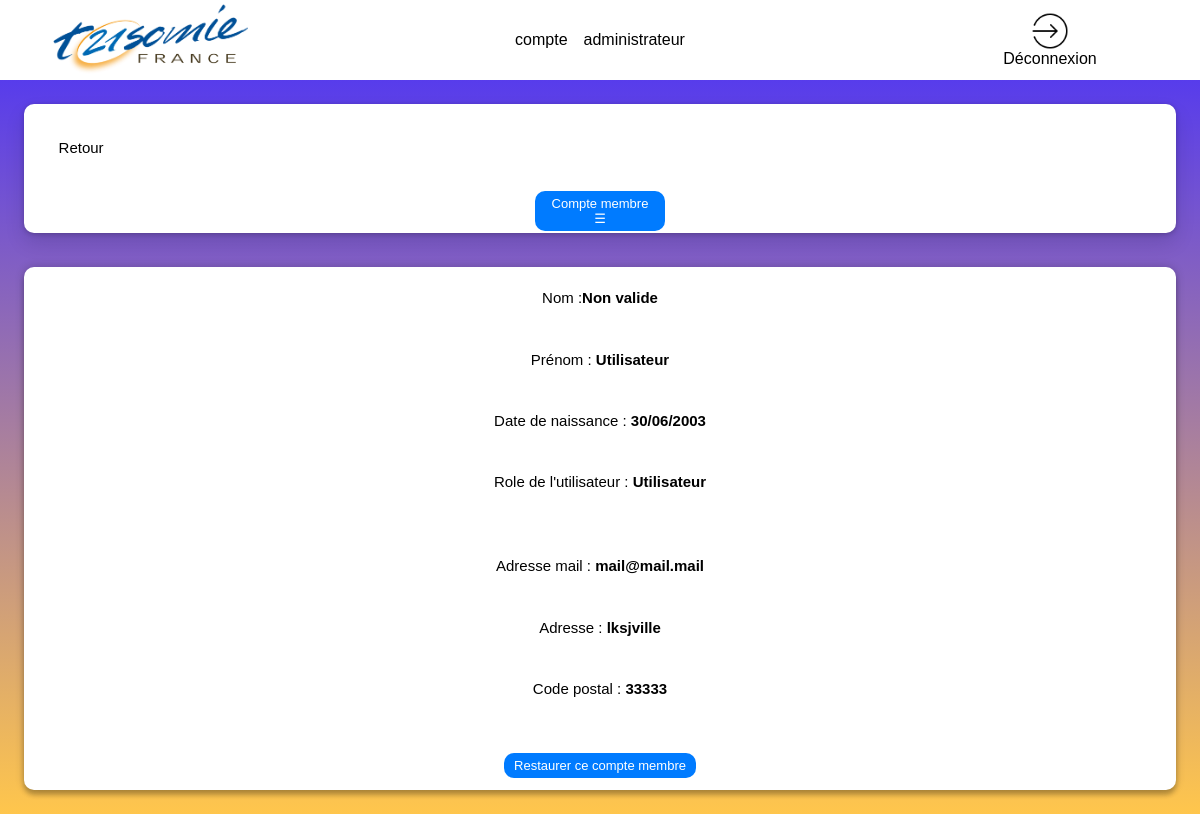
/archive_membre.php?idv=18 (signed in), run on the app's committed database.
### tables this page shows
CREATE TABLE `suivre` (
  `id_enfant` int(11) NOT NULL,
  `id_membre` int(11) NOT NULL,
  `date_demande_equipe` date DEFAULT NULL,
  `role` varchar(50) DEFAULT NULL
);

CREATE TABLE `membre` (
  `id_membre` int(11) NOT NULL,
  `nom` varchar(50) NOT NULL,
  `prenom` varchar(50) NOT NULL,
  `adresse` varchar(100) DEFAULT NULL,
  `code_postal` char(5) DEFAULT NULL,
  `ville` varchar(50) DEFAULT NULL,
  `courriel` varchar(50) DEFAULT NULL,
  `date_naissance` date NOT NULL,
  `mdp` varchar(500) DEFAULT NULL,
  `pro` tinyint(1) DEFAULT NULL,
  `compte_valide` tinyint(1) DEFAULT NULL,
  `role_user` int(1) NOT NULL,
  `visibilite` tinyint(4) NOT NULL DEFAULT 0
);

### archive_membre.php (the view, shortened to what this page needs)
<!DOCTYPE html>
<html lang="fr" style="font-family: Arial,sans-serif;">
<?php
try {
    $linkpdo = new PDO("mysql:host=localhost;dbname=bddsae", "root", "");
}
catch (Exception $e) {
    die('Erreur : ' . $e->getMessage());
}
?>
<head>
    <link rel="stylesheet" href="style_page_certif_account.css">
    <link rel="stylesheet" href="https://use.fontawesome.com/releases/v5.8.1/css/all.css">
</head>
<body>
    <header>
        <img class="logo-association" src="/sae-but2-s1/img/logo_trisomie.png" alt="logo de l'association">
        <?php
        $mail =  $_SESSION['login_user'];
        try {
            $res = $linkpdo->query("SELECT nom, prenom FROM membre where courriel='$mail' ORDER BY nom;");
        } catch (Exception $e) {
            die('Erreur : ' . $e->getMessage());
        }
        $double_tab = $res->fetchAll();
        $nombre_ligne = $res->rowCount();
        echo "<table>";
        for ($i = 0; $i < $nombre_ligne; $i++) {
            echo "<tr>";
            for ($y = 0; $y < 2; $y++) {
                echo "<td>";
                print_r($double_tab[$i][$y]);
                echo "</td>";
            }
            echo "</tr>";
        }
        echo "</table>";
        ?>
         <div onclick="window.location.href ='logout.php';" class="h-deconnexion">
            <img class="img-deco" src="img/deconnexion.png" alt="Déconnexion"> Déconnexion
        </div>
    </header>
    <main>
        <nav class="left-contenu">
        <div style="display: flex;     margin: 3%;">
                    <a  class="retour"  href="page_certif_compte.php"> Retour</a>
            </div>
                <div class="dropdown">
                    <button onclick="myFunction()" class="dropbtn">Compte membre ☰</button>
                    <?php
                    try {
                        $res = $linkpdo->query("SELECT * FROM `membre` WHERE visibilite = 1 and compte_valide= 1");
                    } catch (Exception $e) {
                        die('Erreur : ' . $e->getMessage());
                    }
                    $double_tab = $res->fetchAll();
                    $nombre_ligne = $res->rowCount();
                    for ($i = 0; $i < $nombre_ligne; $i++) {
                        for ($y = 1; $y < 3; $y++) {
                            print_r(ucfirst(htmlspecialchars($double_tab[$i][$y])));
                        }
                    }
                    ?>
        </nav>
        <?php
        if (isset($_GET['idv'])) {
            $id = $_GET['idv'];
            try {
                $res = $linkpdo->query("SELECT * FROM membre,suivre where membre.id_membre='$id' ORDER BY nom;");
            } catch (Exception $e) {
                die('Erreur : ' . $e->getMessage());
            }
            $double_tab = $res->fetchAll();
            $nom_membre = ucfirst($double_tab[0][1]);
            $prenom_membre = ucfirst($double_tab[0][2]);
            $adresse_membre = $double_tab[0][3];
            $code_postal_membre = $double_tab[0][4];
            $ville_membre = $double_tab[0][5];
            $courriel_membre = $double_tab[0][6];
            switch ($double_tab[0][11]) {
                case '0':
                    $role = 'Utilisateur';
                    break;
            }
            $date_naissance_membre =  date_format(new DateTime(strval($double_tab[0][7])), 'd/m/Y');
        }
        ?>
        <nav class="right-contenu">
            <div  class="section_membre">
                <?php
                if (isset($_GET['idv'])) {
                    $idiv=$_GET['idv'];
                    echo "<div class='grille_2_cases'>";
                    echo "<div class=\"case-3-infos\">";
                    echo "<p class=\"info\">  Nom :<strong>".htmlspecialchars( $nom_membre)."</strong></p>";
                    echo "<p class=\"info\">Prénom : <strong>".htmlspecialchars($prenom_membre)."</strong></p>";
                    echo "<p class=\"info\">Date de naissance : <strong>".htmlspecialchars($date_naissance_membre)."</strong></p>";
                    echo "<p class=\"info\">Role de l'utilisateur : <strong>$role</strong></p>";
                    echo "</div>";
                    echo "<div class=\"case-3-infos\">";
                    echo "<p class=\"info\">Adresse mail : <strong>".htmlspecialchars($courriel_membre)."</strong></p>";
                    echo "<p class=\"info\">Adresse : <strong> ".htmlspecialchars($adresse_membre)."".htmlspecialchars($ville_membre)." </strong></p>";
                    echo "<p class=\"info\">Code postal : <strong> ".htmlspecialchars($code_postal_membre)."</strong> </p>";
                    echo "</div>";
                    echo"</div>";
                    echo " <div class=\"case-membre_2\">";
                    if($_SESSION["role_user"]!=3){
                    if ( $idiv!=$_SESSION['logged_user']){
                        if($_GET["idv"]!=1){
                    echo "<button  class=\"valider\" type=\"button\" onclick=\"openDialog('dialogI".$idiv."', this)\">Restaurer ce compte membre</button>";
                }
                    }
                }
                }
                ?>
        </div>
        </nav>
    </main>
</body>
</html>

### style_page_certif_account.css (style rules this page uses)
* { margin: 0; padding: 0; box-sizing: border-box; }
@media screen and (max-width: 1250px) { table, td { margin: auto; border-collapse: collapse; padding: 0.5rem; } }
@media screen and (max-width: 1250px) { p { margin: 2%; } }
@media screen and (max-width: 1250px) { a { text-decoration: none; color: black; } }
@media screen and (max-width: 1250px) { header { display: grid; align-items: center; grid-template-columns: 1fr 50% 1fr; height: 10vh; background-color: rgb(255, 255, 255); } }
@media screen and (max-width: 1250px) { .logo-association { width: 65%; margin: auto; } }
@media screen and (max-width: 1250px) { .h-deconnexion { cursor: pointer; margin: auto; display: flex; flex-direction: column; align-items: center; } }
@media screen and (max-width: 1250px) { .img-deco { width: 40%; margin: auto; } }
@media screen and (max-width: 1250px) { body { display: flex; flex-direction: column; min-height: 100vh; justify-content: space-between; background: linear-gradient(0deg, rgba(255, 198, 76, 1) 0%, rgba(69, 45, 253, 1) 100%); } }
@media screen and (max-width: 1250px) { main { margin: 2%; min-height: 85vh; border-radius: 10px; font-size: 15px; } }
@media screen and (max-width: 1250px) { .left-contenu { text-align: center; overflow: auto; box-shadow: 0 10px 20px rgb(0 0 0 / 12%), 0 1px 5px rgb(0 0 0 / 22%); border-radius: 10px; background-color: #fff; } }
@media screen and (max-width: 1250px) { .right-contenu { text-align: center; background-color: transparent; border-radius: 10px; } }
@media screen and (max-width: 1250px) { .section_membre { height: 100%; box-shadow: 0 0 10px 0 rgba(0, 0, 0, 0.2), 0 5px 5px 0 rgba(0, 0, 0, 0.24); border-radius: 10px; background-color: white; margin-top: 3%; } }
@media screen and (max-width: 1250px) { .case-membre_2 { display: grid; place-items: center; } }
@media screen and (max-width: 1250px) { .case-3-infos { display: grid; grid-template-rows: 1fr 1fr 1fr; margin: 2%; font-size: 100%; } }
@media screen and (max-width: 1250px) { .dropdown { position: relative; display: inline-block; } }
@media screen and (max-width: 1250px) { button { padding: 5px 10px; border-radius: 10px; font-size: 13px; border: none; background-color: #007bff; cursor: pointer; transition: all 0.3s; margin: 1%; color: #fff; } }

### data on the page
suivre: membre.nom "Non valide", membre.prenom "Utilisateur", membre.date_naissance "30/06/2003", membre.role_user "Utilisateur", membre.courriel "mail@mail.mail", membre.adresse "lksj", membre.ville "ville", membre.code_postal "33333"
